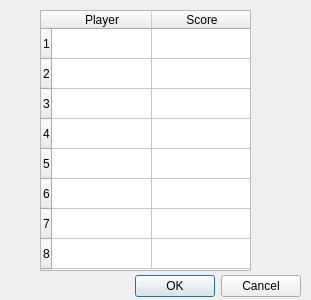
<?xml version="1.0" encoding="UTF-8"?>
<ui version="4.0">
 <class>highscore</class>
 <widget class="QDialog" name="highscore">
  <property name="geometry">
   <rect>
    <x>0</x>
    <y>0</y>
    <width>311</width>
    <height>300</height>
   </rect>
  </property>
  <property name="windowTitle">
   <string>Dialog</string>
  </property>
  <widget class="QDialogButtonBox" name="buttonBox">
   <property name="geometry">
    <rect>
     <x>50</x>
     <y>270</y>
     <width>251</width>
     <height>32</height>
    </rect>
   </property>
   <property name="orientation">
    <enum>Qt::Horizontal</enum>
   </property>
   <property name="standardButtons">
    <set>QDialogButtonBox::Cancel|QDialogButtonBox::Ok</set>
   </property>
  </widget>
  <widget class="QTableWidget" name="tableWidget">
   <property name="geometry">
    <rect>
     <x>40</x>
     <y>10</y>
     <width>211</width>
     <height>261</height>
    </rect>
   </property>
   <property name="verticalScrollBarPolicy">
    <enum>Qt::ScrollBarAlwaysOff</enum>
   </property>
   <property name="horizontalScrollBarPolicy">
    <enum>Qt::ScrollBarAlwaysOff</enum>
   </property>
   <row>
    <property name="text">
     <string>1</string>
    </property>
   </row>
   <row>
    <property name="text">
     <string>2</string>
    </property>
   </row>
   <row>
    <property name="text">
     <string>3</string>
    </property>
   </row>
   <row>
    <property name="text">
     <string>4</string>
    </property>
   </row>
   <row>
    <property name="text">
     <string>5</string>
    </property>
   </row>
   <row>
    <property name="text">
     <string>6</string>
    </property>
   </row>
   <row>
    <property name="text">
     <string>7</string>
    </property>
   </row>
   <row>
    <property name="text">
     <string>8</string>
    </property>
   </row>
   <column>
    <property name="text">
     <string>Player</string>
    </property>
   </column>
   <column>
    <property name="text">
     <string>Score</string>
    </property>
   </column>
  </widget>
 </widget>
 <resources/>
 <connections>
  <connection>
   <sender>buttonBox</sender>
   <signal>rejected()</signal>
   <receiver>highscore</receiver>
   <slot>reject()</slot>
   <hints>
    <hint type="sourcelabel">
     <x>316</x>
     <y>260</y>
    </hint>
    <hint type="destinationlabel">
     <x>286</x>
     <y>274</y>
    </hint>
   </hints>
  </connection>
  <connection>
   <sender>buttonBox</sender>
   <signal>accepted()</signal>
   <receiver>highscore</receiver>
   <slot>accept()</slot>
   <hints>
    <hint type="sourcelabel">
     <x>248</x>
     <y>254</y>
    </hint>
    <hint type="destinationlabel">
     <x>157</x>
     <y>274</y>
    </hint>
   </hints>
  </connection>
 </connections>
</ui>
